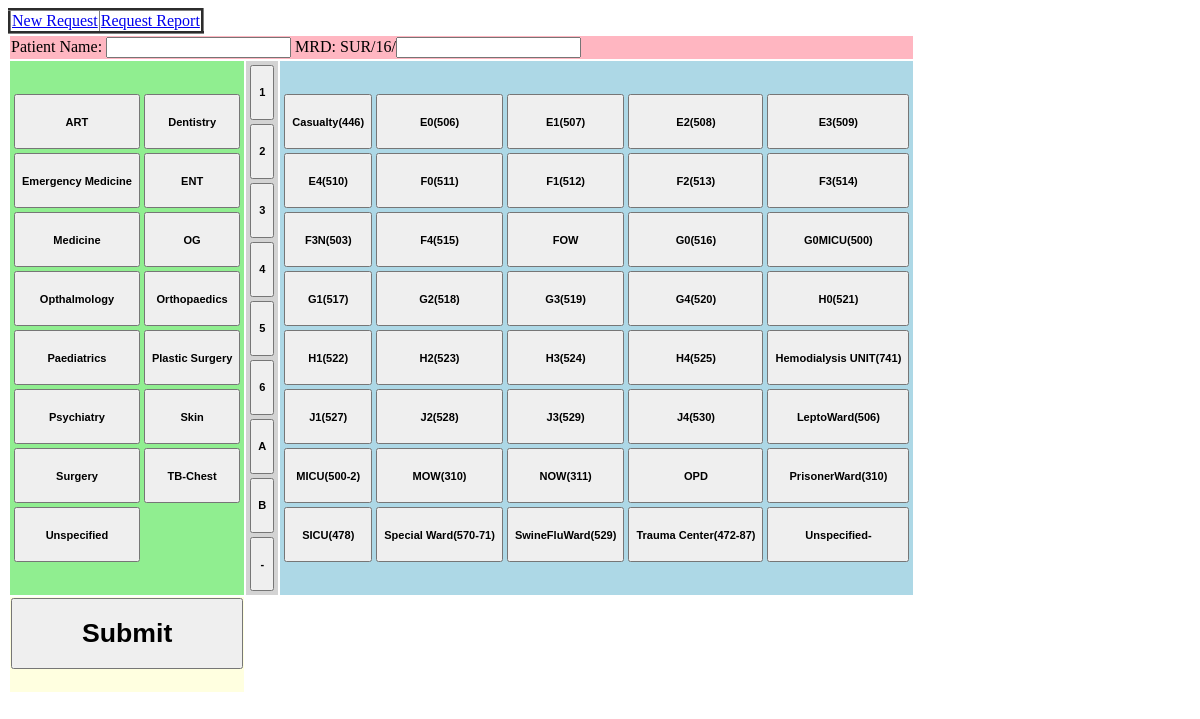
Page /new_request_barcode_general.php on the earlier database version.
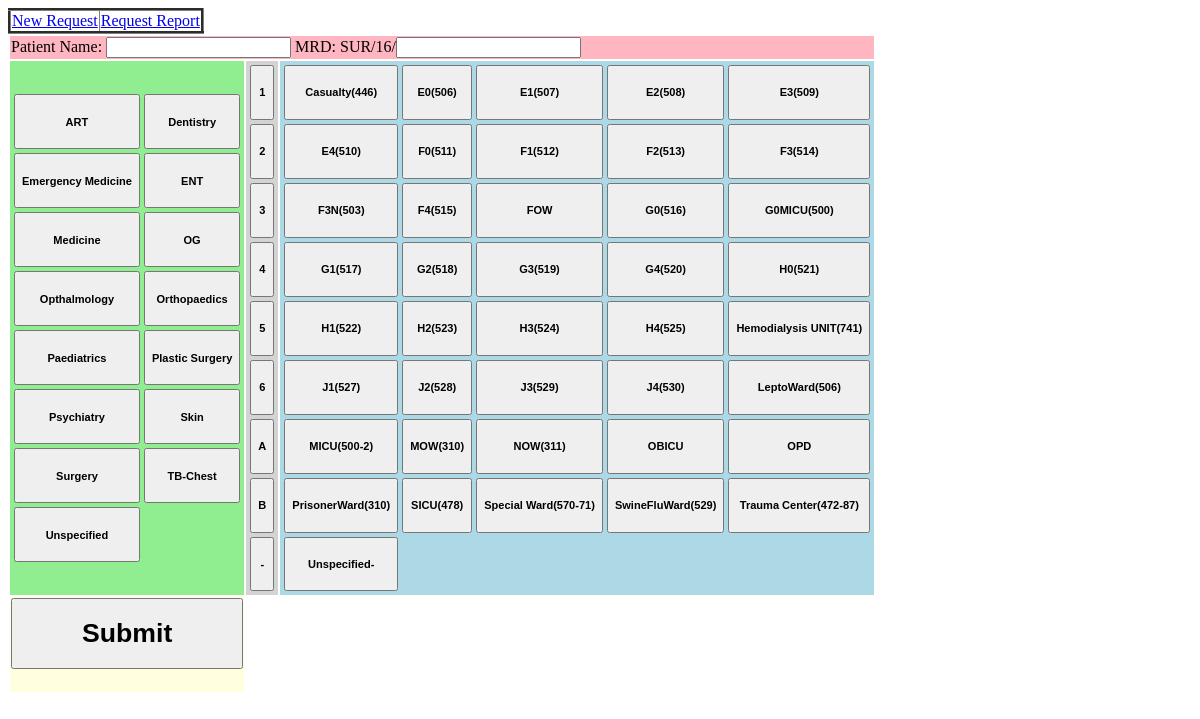
Same page on the later database version.
### tables this page shows
CREATE TABLE `clinician` (
  `clinician` varchar(30) NOT NULL,
  `code` varchar(30) NOT NULL,
  PRIMARY KEY (`clinician`)
);

CREATE TABLE `unit` (
  `unit` varchar(30) DEFAULT NULL
);

CREATE TABLE `location` (
  `location` varchar(30) DEFAULT NULL
);

### new_request_barcode_general.php (the view, shortened to what the changed rows need)
<?php
echo '<html>';
echo '<head>';
echo '</head>';
echo '<body>';
function list_department()
{
	$sql='select * from clinician order by clinician';
	$link=start_nchsls();
	$result=mysql_query($sql,$link);
	echo '<table>';
	$i=1;
	while($clinician_array=mysql_fetch_assoc($result))
	{
		if($i%2==1){echo '<tr>';}
		echo '<td>';
		echo '<button	style="width:100%"
						id		="'.$clinician_array['clinician'].'"
						type	=button
						name	=department
						value	=\''.$clinician_array['clinician'].'\'
						onclick	="doo(\''.$clinician_array['clinician'].'\',\'department\',\'selected_department\')"><h5>'
						.$clinician_array['clinician'].
			'</h5></button>';
		echo '</td>';
		if($i%2==0){echo '</tr>';}
		$i=$i+1;
	}
	echo '</table>';
}
function list_unit()
{
	$sql='select * from unit';
	$link=start_nchsls();
	$result=mysql_query($sql,$link);
	echo '<table>';
	$i=1;
	while($unit_array=mysql_fetch_assoc($result))
	{
		echo '<td>';
		echo '<button	style="width:100%"
						id		="'.$unit_array['unit'].'"
						type	=button
						name	=unit
						value	=\''.$unit_array['unit'].'\'
						onclick	="doo(\''.$unit_array['unit'].'\',\'unit\',\'selected_unit\')"><h5>'
						.$unit_array['unit'].
			'</h5></button>';
		echo '</td>';
		if($i%1==0){echo '</tr>';}
		$i=$i+1;
	}
	echo '</table>';
}
function list_location()
{
	$sql='select * from location order by location';
	$link=start_nchsls();
	$result=mysql_query($sql,$link);
	echo '<table>';
	$i=1;
	while($location_array=mysql_fetch_assoc($result))
	{
		if($i%5==1){echo '<tr>';}
		echo '<td>';
		echo '<button	style="width:100%"
						id		="'.$location_array['location'].'"
						type	=button
						name	=location
						value	=\''.$location_array['location'].'\'
						onclick	="doo(\''.$location_array['location'].'\',\'location\',\'selected_location\')"><h5>'
						.$location_array['location'].
			'</h5></button>';
		echo '</td>';
		if($i%5==0){echo '</tr>';}
		$i=$i+1;
	}
	echo '</table>';
}
function get_patient_data()
{
		echo	'<table   style="background:light;"><form method=post>
					<tr  style="background:lightpink;">
						<td colspan=10 >Patient Name: <input  type=text name=name> MRD: SUR/'.date("y").'/<input onblur="checkInp(\'mrd\')" type=number id=mrd name=mrd size=10 maxlength=8></td>
					</tr>
					<tr>';
		echo 	'<td  style="background:lightgreen;">
							<input type=hidden readonly id="selected_department" name="selected_department"/>';
							list_department();
		echo 			'</td>';
		echo 	'<td   style="background:lightgray;">
							<input type=hidden readonly id="selected_unit" name="selected_unit"/>';
							list_unit();
		echo '				<td   style="background:lightblue;">
							<input type=hidden readonly id="selected_location" name="selected_location"/>';
							list_location();
		echo 			'</td></tr><tr>';
		echo'				<td   style="background:lightyellow;">
								<h1><button type=input style="height:100%;width:100%;padding:0;margin:0;"
								type=submit name=action value=insert_new_1><h1>Submit</button>
								</h1>
							</td>';
		echo '</tr></table>';
}
if(isset($_POST['action']))
{
	if($_POST['action']=='insert_new_1')
	{
			if(	strlen($_POST['name'])==0 				||
				strlen($_POST['mrd'])==0 				||
				is_str_digit($_POST['mrd'])==FALSE		||
				strlen($_POST['selected_department'])==0||
				strlen($_POST['selected_unit'])==0 		||
				strlen($_POST['selected_location'])==0
				)
		{
			echo "<h3>Something was not selected/filled at all. Re enter</h3><br>";
			get_patient_data();
		}
		else
		{
		echo '<form method=post>';
		echo '<table><tr>';
		echo '<td><input type=text readonly name=name value=\''.$_POST['name'].'\'></td>';
		echo '<td><input type=text readonly name=mrd value=\''.$_POST['mrd'].'\'></td>';
		echo '<td><input type=text readonly name=selected_department  value=\''.$_POST['selected_department'].'\'></td>';
		echo '<td><input type=text readonly name=selected_unit value=\''.$_POST['selected_unit'].'\'></td>';
		echo '<td><input type=text readonly name=selected_location value=\''.$_POST['selected_location'].'\'></td>';
		echo '</tr></table>';
		get_sample_data();
		echo '</form>';
		}
	}
	if($_POST['action']=='insert_new_2')
	{
		if(
			strlen($_POST['selected_sample_type'])==0 	||
			strlen($_POST['selected_preservative'])==0 	||
			strlen($_POST['selected_sample_details'])==0
			)
		{
			echo "<h3>Something was not selected/filled at all. Re enter</h3><br>";
			echo '<form method=post>';
			echo '<table><tr>';
			echo '<td><input type=text readonly name=name value=\''.$_POST['name'].'\'></td>';
			echo '<td><input type=text readonly name=mrd value=\''.$_POST['mrd'].'\'></td>';
			echo '<td><input type=text readonly name=selected_department  value=\''.$_POST['selected_department'].'\'></td>';
			echo '<td><input type=text readonly name=selected_unit value=\''.$_POST['selected_unit'].'\'></td>';
			echo '<td><input type=text readonly name=selected_location value=\''.$_POST['selected_location'].'\'></td>';
			echo '</tr></table>';
			get_sample_data();
			echo '</form>';
		}
		else
		{
			echo '<form method=post>';
			echo '<table><tr>';
			echo '<td><input type=text readonly name=name value=\''.$_POST['name'].'\'></td>';
			echo '<td><input type=text readonly name=mrd value=\''.$_POST['mrd'].'\'></td>';
			echo '<td><input type=text readonly name=selected_department  value=\''.$_POST['selected_department'].'\'></td>';
			echo '<td><input type=text readonly name=selected_unit value=\''.$_POST['selected_unit'].'\'></td>';
			echo '<td><input type=text readonly name=selected_location value=\''.$_POST['selected_location'].'\'></td>';
			echo '</tr><tr><td><input type=text readonly name=selected_sample_type value=\''.$_POST['selected_sample_type'].'\'></td>';
			echo '<td><input type=text readonly name=selected_preservative value=\''.$_POST['selected_preservative'].'\'></td>';
			echo '<td><input type=text readonly name=selected_sample_details value=\''.$_POST['selected_sample_details'].'\'></td>';
			echo '</tr></table>';
			get_examination_data($_POST['selected_sample_type'],$_POST['selected_preservative']);
			echo '</form>';
		}
	}
	if($_POST['action']=='insert_new_3')
	{
		if(insert_required_samples($_POST)===FALSE)
		{
			echo "<h3>Something was not selected/filled at all. Re enter</h3><br>";
			echo '<form method=post>';
			echo '<table><tr>';
			echo '<td><input type=text readonly name=name value=\''.$_POST['name'].'\'></td>';
			echo '<td><input type=text readonly name=mrd value=\''.$_POST['mrd'].'\'></td>';
			echo '<td><input type=text readonly name=selected_department  value=\''.$_POST['selected_department'].'\'></td>';
			echo '<td><input type=text readonly name=selected_unit value=\''.$_POST['selected_unit'].'\'></td>';
			echo '<td><input type=text readonly name=selected_location value=\''.$_POST['selected_location'].'\'></td>';
			echo '</tr><tr><td><input type=text readonly name=selected_sample_type value=\''.$_POST['selected_sample_type'].'\'></td>';
			echo '<td><input type=text readonly name=selected_preservative value=\''.$_POST['selected_preservative'].'\'></td>';
			echo '<td><input type=text readonly name=selected_sample_details value=\''.$_POST['selected_sample_details'].'\'></td>';
			echo '</tr></table>';
			get_examination_data($_POST['selected_sample_type'],$_POST['selected_preservative']);
			echo '</form>';
		}
		else
		{
			echo '<form method=post>';
			echo '<table><tr>';
			echo '<td><input type=text readonly name=name value=\''.$_POST['name'].'\'></td>';
			echo '<td><input type=text readonly name=mrd value=\''.$_POST['mrd'].'\'></td>';
			echo '<td><input type=text readonly name=selected_department  value=\''.$_POST['selected_department'].'\'></td>';
			echo '<td><input type=text readonly name=selected_unit value=\''.$_POST['selected_unit'].'\'></td>';
			echo '<td><input type=text readonly name=selected_location value=\''.$_POST['selected_location'].'\'></td>';
			echo '</tr></table>';
			get_sample_data();
			echo '</form>';
		}
	}
	if($_POST['action']=='insert_new_4')
	{
		if(insert_required_samples($_POST)===FALSE)
		{
			echo "<h3>Something was not selected/filled at all. Re enter</h3><br>";
		}
		echo '<form method=post>';
		get_patient_data();
		echo '</form>';
	}
}
else
{
	get_patient_data();
}
?>

Differences in the rows shown:
added location: location "OBICU"
